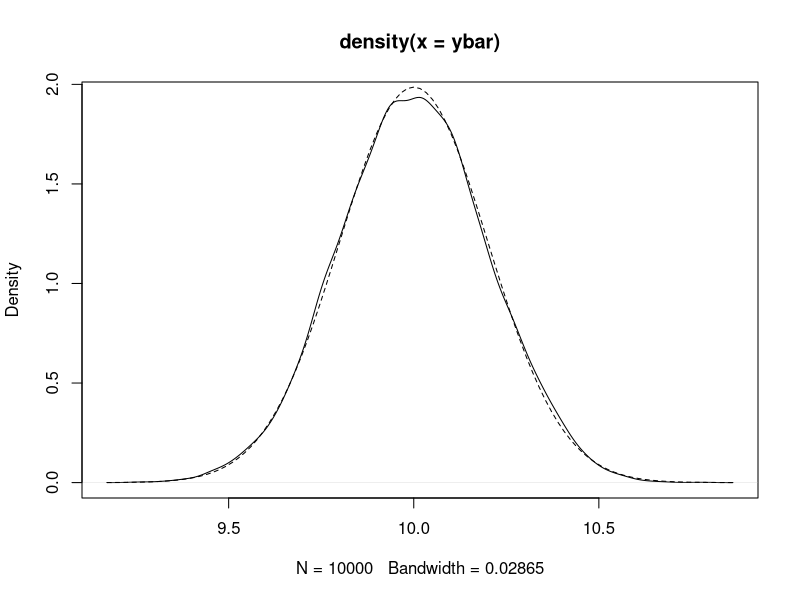
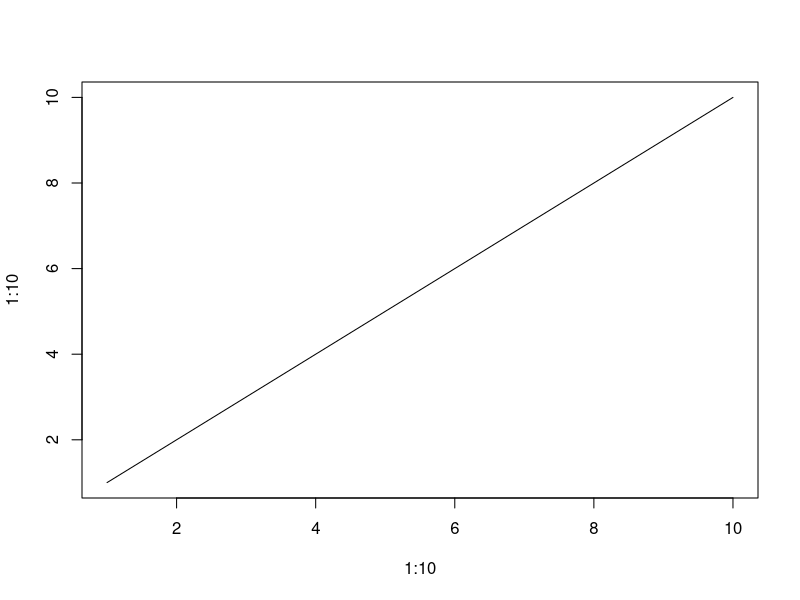
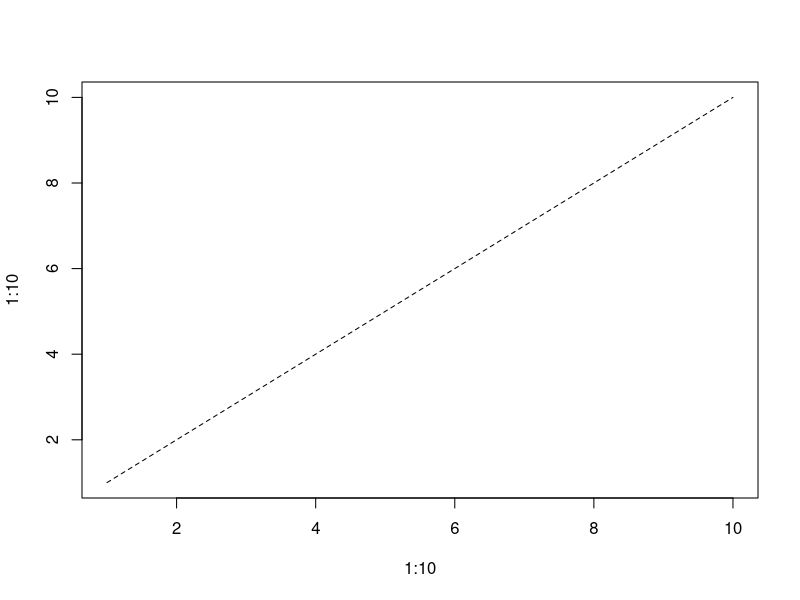
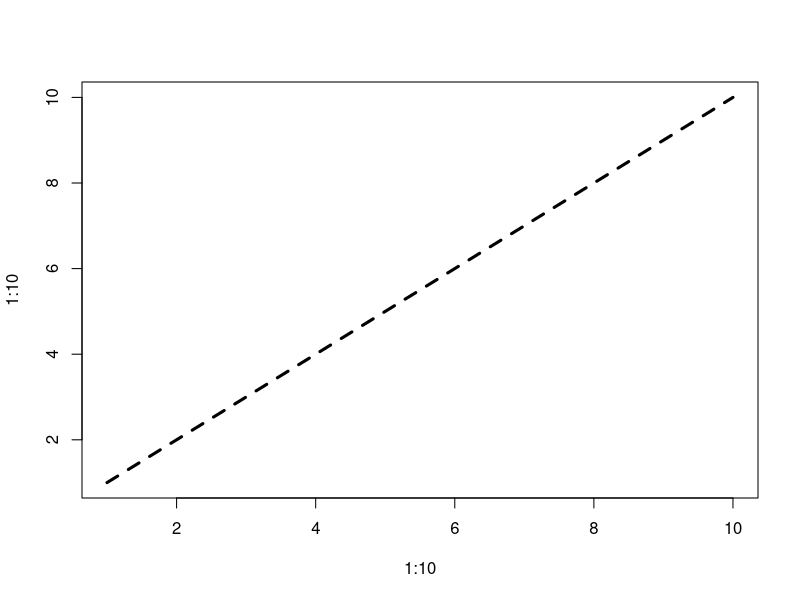
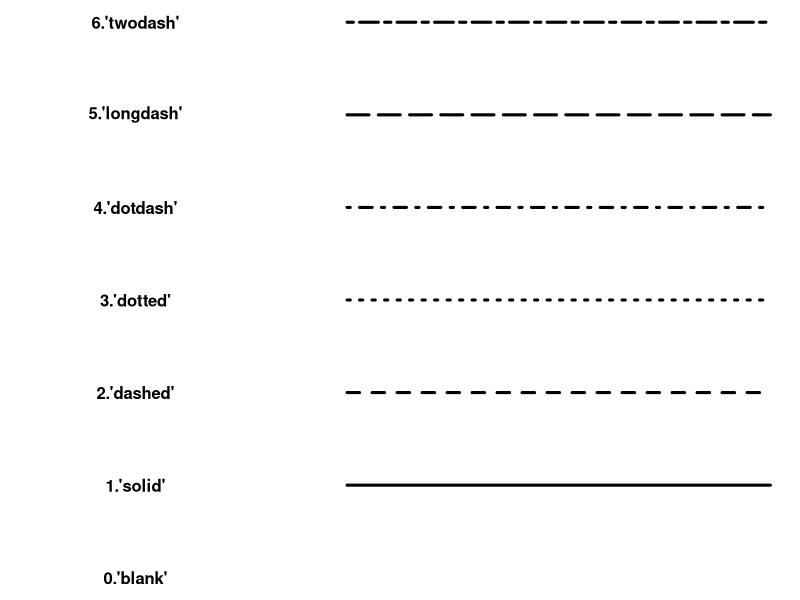

These charts were generated, in order, by the following R code:
## ---- chunk 1
knitr::opts_chunk$set(echo = TRUE)
## ---- chunk 2
# set the random seed
set.seed(123456)

#initialize ybar to a vector of length r=10000 for storing results
ybar <- numeric(10000)

# repeat 10000 times
for (j in 1:10000) {
  # Draw a sample and store the sample mean in ybar
  sample <- rnorm(100, 10, 2)
  ybar[j] <- mean(sample)
}

# the first 20 of 10000 estimates
ybar[1:20]

# simulated mean
mean(ybar)

# simulated variance
var(ybar)

# simulated density
plot(density(ybar))
curve( dnorm(x, 10, sqrt(var(ybar))), add = TRUE, lty = 2)
## ---- chunk 3
# Solid line (by default)
plot(1:10, 1:10, type="l")
# Use dashed line type
plot(1:10, 1:10, type="l", lty=2)
# Change line width
plot(1:10, 1:10, type="l", lty=2, lwd=3)
## ---- chunk 4
#Line types
#++++++++++++++++++++++++++++++++++++++++++++
generateRLineTypes<-function(){
  oldPar<-par()
  par(font=2, mar=c(0,0,0,0))
  plot(1, pch="", ylim=c(0,6), xlim=c(0,0.7),  axes=FALSE,xlab="", ylab="")
  for(i in 0:6) lines(c(0.3,0.7), c(i,i), lty=i, lwd=3)
  text(rep(0.1,6), 0:6, labels=c("0.'blank'", "1.'solid'", "2.'dashed'", "3.'dotted'",
                                 "4.'dotdash'", "5.'longdash'", "6.'twodash'"))
  par(mar=oldPar$mar,font=oldPar$font )
}
generateRLineTypes()
